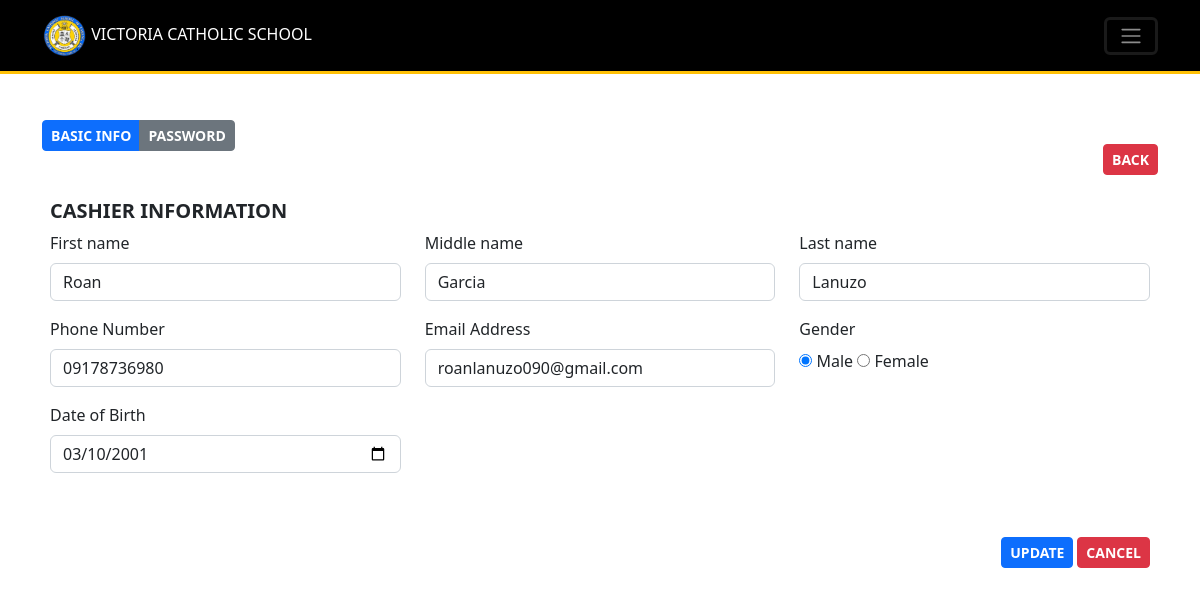
/Resources/views/admin/update-cashier.php?id=70 (signed in), run on the app's committed database.
### tables this page shows
CREATE TABLE `users` (
  `id` int(11) NOT NULL,
  `role` varchar(255) DEFAULT NULL,
  `school_number` varchar(255) DEFAULT NULL,
  `first_name` varchar(255) DEFAULT NULL,
  `middle_name` varchar(255) DEFAULT NULL,
  `last_name` varchar(255) DEFAULT NULL,
  `email` varchar(255) DEFAULT NULL,
  `phone` varchar(20) DEFAULT NULL,
  `lrn` varchar(20) DEFAULT NULL,
  `is_locked` tinyint(1) DEFAULT 0,
  `login_attempts` int(11) NOT NULL DEFAULT 0,
  `gender` enum('Male','Female') DEFAULT NULL,
  `birthday` date DEFAULT NULL,
  `street_no` varchar(100) DEFAULT NULL,
  `street` varchar(255) DEFAULT NULL,
  `village` varchar(500) DEFAULT NULL,
  `barangay` varchar(255) DEFAULT NULL,
  `city_municipality` varchar(500) DEFAULT NULL,
  `province` varchar(255) DEFAULT NULL,
  `zip_code` varchar(100) DEFAULT NULL,
  `occupation` varchar(255) DEFAULT NULL,
  `guardian_type` enum('mother','father','guardian') DEFAULT NULL,
  `password` varchar(255) DEFAULT NULL,
  `remember_token` varchar(100) DEFAULT NULL,
  `created_at` timestamp NOT NULL DEFAULT current_timestamp(),
  `updated_at` timestamp NOT NULL DEFAULT current_timestamp() ON UPDATE current_timestamp()
);

### Backend-routes/admin/includes_get_cashier_route.php (called while the page is built, shortened)
<?php
try {
    require_once $_SERVER['DOCUMENT_ROOT']."/Middleware/CheckIfAdmin.php";
    $fileName = "Location: cashiers.php";
    require_once $_SERVER['DOCUMENT_ROOT']."/Backend-routes/admin/includes_user_checker_router.php";
    $stmt = $conn->prepare("SELECT * FROM users WHERE id = ?");
    $stmt->bind_param("s", $accountID);
    $stmt->execute();
    $resultSet = $stmt->get_result();
    $row = $resultSet->fetch_assoc();
} catch (Exception $e) {
    errorSender('error '.$e->getMessage(), $fileName);
}
?>

### Resources/views/admin/update-cashier.php (the view, shortened to what this page needs)
<?php
require_once $_SERVER['DOCUMENT_ROOT']."/Middleware/CheckIfAdmin.php";
require_once $_SERVER['DOCUMENT_ROOT']."/Backend-routes/admin/includes_get_cashier_route.php";
require_once "../includes/header_layout.php";
function getSession($data) {
  global $row;
    return $row[$data];
}
function isPasswordSet($tab){
    if($tab == 'password'){
        return isset($_GET['password']) ? "style='display:block'" : "style='display:none'";
    }
    if($tab == 'info'){
        return isset($_GET['password']) ? "style='display:none'" : "style='display:block'";
    }
    return NULL;
}
?>
<body>
<?php
    include "includes/navbar.php";
?>
<div class="container my-5">
    <div class="d-flex justify-content-between align-items-center">
        <div class="btn-group mb-5">
            <div class="btn btn-primary btn-sm fw-bold" onclick="hidePasswordTab()">BASIC INFO</div>
            <div class="btn btn-secondary btn-sm fw-bold" onclick="showPasswordTab()">PASSWORD</div>
        </div>
        <a href="cashiers.php" class="btn btn-sm btn-danger fw-bold">BACK</a>
    </div>
    <div class="pb-2 px-2" id="info-tab" <?php echo isPasswordSet('info') ?>>
     <form method="POST" action="../../../Backend-routes/admin/update_cashier_route.php" onsubmit="submitRequest('updateCashierForm', event)" id="updateCashierForm">
        <h5 class="mb-2 fw-bold" id="exampleModalLabel">CASHIER INFORMATION</h5>
        <div class="row">
            <div class="col-12 col-md-4 mb-3">
                <label class="form-label">First name</label>
                <input type="text" class="form-control" name="first_name" required placeholder="First_name" <?php echo "value='".htmlspecialchars(getSession('first_name'))."'"  ?> >
            </div>
            <div class="col-12 col-md-4 mb-3">
                <label class="form-label">Middle name</label>
                <input type="text" class="form-control" name="middle_name" placeholder="Middle name" <?php echo "value='".htmlspecialchars(getSession('middle_name'))."'"  ?> >
            </div>
            <div class="col-12 col-md-4 mb-3">
                <label class="form-label">Last name</label>
                <input type="text" class="form-control"name="last_name" required placeholder="Last name" <?php echo "value='".htmlspecialchars(getSession('last_name'))."'"  ?> >
            </div>
            <div class="col-12 col-md-4 mb-3">
                <label class="form-label">Phone Number</label>
                <input type="text" class="form-control" name="phone" required placeholder="Phone Number" <?php echo "value='".htmlspecialchars(getSession('phone'))."'"  ?> >
            </div>
            <div class="col-12 col-md-4 mb-3">
                <label class="form-label">Email Address</label>
                <input type="text" class="form-control" name="email" required placeholder="Email Adress" <?php echo "value='".htmlspecialchars(getSession('email'))."'"  ?> >
            </div>
            <div class="col-12 col-md-4 mb-3">
                <label class="form-label">Gender</label><br>
                <?php
                    if(getSession('gender') == 'Male'){
                    ?>
                        <input type="radio" value="Male" checked name="gender"> Male
                        <input type="radio" value="Female" name="gender"> Female
                    <?php
                    }else{
                    ?>
                        <input type="radio" value="Male" name="gender"> Male
                        <input type="radio" value="Female" checked name="gender"> Female
                    <?php
                    }
                ?>
            </div>
            <div class="col-12 col-md-4 mb-3">
                <label class="form-label">Date of Birth</label>
                <input type="date" class="form-control" name="birthday" required    <?php echo "value='".htmlspecialchars(getSession('birthday'))."'"  ?> >
            </div>
        </div>
        <div class="d-flex justify-content-end my-5">
            <button class="btn btn-sm fw-bold btn-primary me-1" type="submit">UPDATE</button>
            <a href="cashiers.php" class="btn btn-danger btn-sm fw-bold">CANCEL</a>
        </div>
        </form>
    </div>
</div>
</body>
<?php
	require_once "../includes/includes_scripts.php";
?>

### data on the page
users: first_name "Roan", middle_name "Garcia", last_name "Lanuzo", phone "09178736980", email "roanlanuzo090@gmail.com", birthday "03/10/2001"
